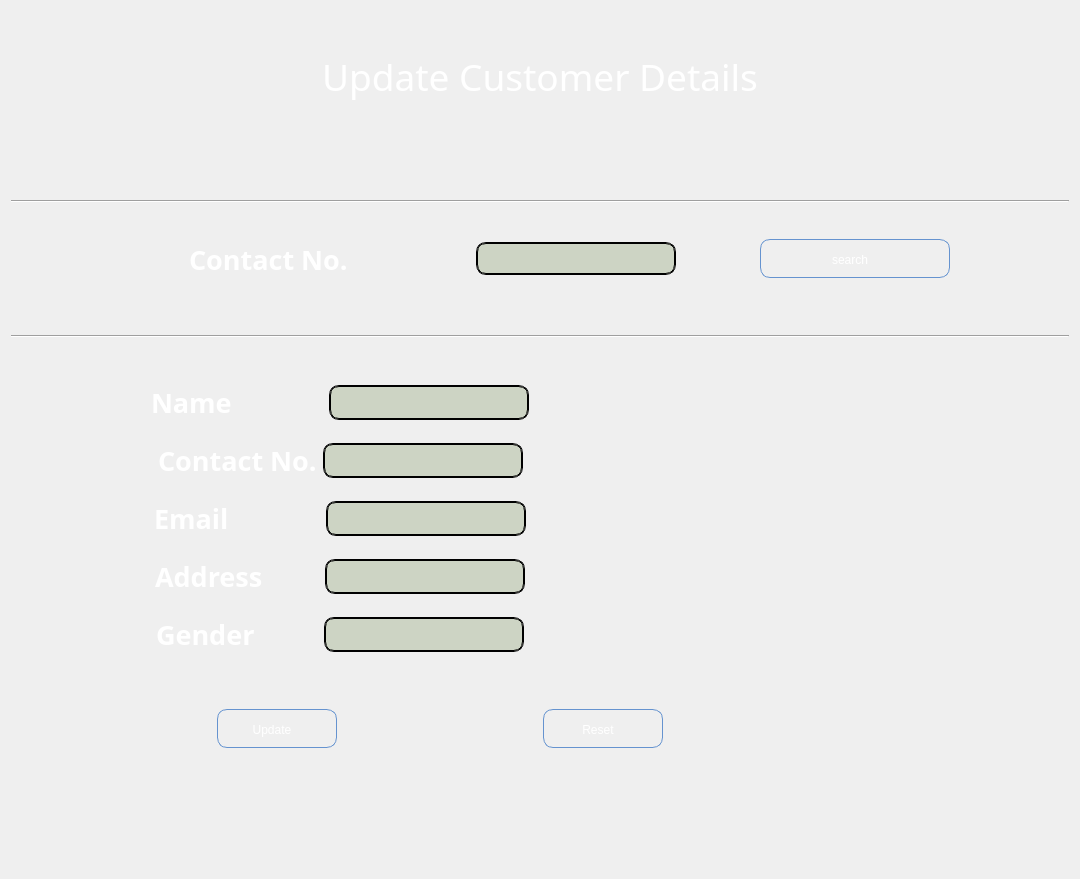
            <widget class="QWidget" name="update_Customer_Page">
             <layout class="QVBoxLayout" name="verticalLayout_13">
              <item>
               <spacer name="verticalSpacer_8">
                <property name="orientation">
                 <enum>Qt::Vertical</enum>
                </property>
                <property name="sizeHint" stdset="0">
                 <size>
                  <width>20</width>
                  <height>40</height>
                 </size>
                </property>
               </spacer>
              </item>
              <item>
               <widget class="QLabel" name="label_24">
                <property name="font">
                 <font>
                  <family>Snap ITC</family>
                  <pointsize>28</pointsize>
                 </font>
                </property>
                <property name="styleSheet">
                 <string notr="true">background:transparent;
color: rgb(255, 255, 255);</string>
                </property>
                <property name="text">
                 <string>Update Customer Details</string>
                </property>
                <property name="alignment">
                 <set>Qt::AlignCenter</set>
                </property>
               </widget>
              </item>
              <item>
               <spacer name="verticalSpacer_23">
                <property name="orientation">
                 <enum>Qt::Vertical</enum>
                </property>
                <property name="sizeHint" stdset="0">
                 <size>
                  <width>20</width>
                  <height>92</height>
                 </size>
                </property>
               </spacer>
              </item>
              <item>
               <widget class="Line" name="line_2">
                <property name="orientation">
                 <enum>Qt::Horizontal</enum>
                </property>
               </widget>
              </item>
              <item>
               <layout class="QHBoxLayout" name="horizontalLayout_30">
                <property name="leftMargin">
                 <number>100</number>
                </property>
                <property name="topMargin">
                 <number>30</number>
                </property>
                <property name="bottomMargin">
                 <number>50</number>
                </property>
                <item>
                 <widget class="QLabel" name="label_25">
                  <property name="minimumSize">
                   <size>
                    <width>0</width>
                    <height>40</height>
                   </size>
                  </property>
                  <property name="maximumSize">
                   <size>
                    <width>203</width>
                    <height>16777215</height>
                   </size>
                  </property>
                  <property name="font">
                   <font>
                    <family>Perpetua Titling MT</family>
                    <pointsize>20</pointsize>
                    <weight>75</weight>
                    <italic>false</italic>
                    <bold>true</bold>
                   </font>
                  </property>
                  <property name="styleSheet">
                   <string notr="true">background:transparent;
color: rgb(255, 255, 255);</string>
                  </property>
                  <property name="text">
                   <string>Contact No.</string>
                  </property>
                 </widget>
                </item>
                <item>
                 <widget class="QLineEdit" name="lineEdit_21">
                  <property name="maximumSize">
                   <size>
                    <width>200</width>
                    <height>33</height>
                   </size>
                  </property>
                  <property name="styleSheet">
                   <string notr="true">QLineEdit{
font: 75 14pt &quot;MS Shell Dlg 2&quot;;
background: rgba(90, 120, 50, 59);
	color: rgb(255, 255, 255);
    selection-color: white;   
    border: 2px groove black;
    border-radius: 10px;
    padding: 2px 4px;
}</string>
                  </property>
                  <property name="text">
                   <string/>
                  </property>
                 </widget>
                </item>
                <item>
                 <widget class="QPushButton" name="pushButton_9">
                  <property name="maximumSize">
                   <size>
                    <width>190</width>
                    <height>16777215</height>
                   </size>
                  </property>
                  <property name="styleSheet">
                   <string notr="true">QPushButton:hover{
 background-image: url(:/newPrefix/img3.jpg);
       /* background:  qlineargradient(x1 : 0, y1 : 0, x2 : 0, y2 :   1, stop :   0.0 #ffd9aa,
                stop :   0.5 #ffbb6e, stop :   0.55 #feae42, stop :   1.0 #fedb74);*/
}

QPushButton {
        border: 1px solid #6593cf;
		border-width: 1px;
        border-radius: 10px;
        padding: 5px 15px 2px 5px;
        background:transparent;/* qlineargradient(x1 : 0, y1 : 0, x2 : 0, y2 :   1, stop :   0.0 #f5f9ff,
                stop :   0.5 #c7dfff, stop :   0.55 #afd2ff, stop :   1.0 #c0dbff);*/
       color: rgb(255, 255, 255);
		
	font: 75 14pt &quot;MS Shell Dlg 2&quot;;
        font: bold large &quot;Arial&quot;;
        height: 30px;
}




QPushButton:pressed {
        /*  background: qlineargradient(x1 : 0, y1 : 0, x2 : 0, y2 :   1, stop :   0.0 #c0dbff,
        stop :   0.5 #cfd26f, stop :   0.55 #c7df6f, stop :   1.0 #f5f9ff);*/
	    background-image: url(:/newPrefix/Img1.jpg);
        padding-top: 2px;
        padding-left: 3px;

}


QPushButton:on {
        background: qlineargradient(x1 : 0, y1 : 0, x2 : 0, y2 :   1, stop :   0.0 #5AA72D,
        stop :   0.5 #B3E296, stop :   0.55 #B3E296, stop :   1.0 #f5f9ff);
        padding-top: 2px;
        padding-left: 3px;
}

QPushButton:disabled {
        background: transparent #e5e9ee;
        padding-top: 2px;        
        padding-left: 3px;
        color: black;
}</string>
                  </property>
                  <property name="text">
                   <string>search</string>
                  </property>
                 </widget>
                </item>
                <item>
                 <spacer name="horizontalSpacer_41">
                  <property name="orientation">
                   <enum>Qt::Horizontal</enum>
                  </property>
                  <property name="sizeType">
                   <enum>QSizePolicy::Maximum</enum>
                  </property>
                  <property name="sizeHint" stdset="0">
                   <size>
                    <width>40</width>
                    <height>20</height>
                   </size>
                  </property>
                 </spacer>
                </item>
               </layout>
              </item>
              <item>
               <widget class="Line" name="line">
                <property name="styleSheet">
                 <string notr="true"/>
                </property>
                <property name="orientation">
                 <enum>Qt::Horizontal</enum>
                </property>
               </widget>
              </item>
              <item>
               <spacer name="verticalSpacer_25">
                <property name="orientation">
                 <enum>Qt::Vertical</enum>
                </property>
                <property name="sizeHint" stdset="0">
                 <size>
                  <width>20</width>
                  <height>40</height>
                 </size>
                </property>
               </spacer>
              </item>
              <item>
               <layout class="QHBoxLayout" name="horizontalLayout_25">
                <property name="leftMargin">
                 <number>100</number>
                </property>
                <property name="rightMargin">
                 <number>500</number>
                </property>
                <item>
                 <spacer name="horizontalSpacer_33">
                  <property name="orientation">
                   <enum>Qt::Horizontal</enum>
                  </property>
                  <property name="sizeHint" stdset="0">
                   <size>
                    <width>40</width>
                    <height>20</height>
                   </size>
                  </property>
                 </spacer>
                </item>
                <item>
                 <widget class="QLabel" name="label_20">
                  <property name="font">
                   <font>
                    <family>Perpetua Titling MT</family>
                    <pointsize>20</pointsize>
                    <weight>75</weight>
                    <bold>true</bold>
                   </font>
                  </property>
                  <property name="styleSheet">
                   <string notr="true">background:transparent;
color: rgb(255, 255, 255);</string>
                  </property>
                  <property name="text">
                   <string>Name             </string>
                  </property>
                 </widget>
                </item>
                <item>
                 <widget class="QLineEdit" name="lineEdit_17">
                  <property name="sizePolicy">
                   <sizepolicy hsizetype="Expanding" vsizetype="Fixed">
                    <horstretch>0</horstretch>
                    <verstretch>0</verstretch>
                   </sizepolicy>
                  </property>
                  <property name="minimumSize">
                   <size>
                    <width>200</width>
                    <height>0</height>
                   </size>
                  </property>
                  <property name="maximumSize">
                   <size>
                    <width>190</width>
                    <height>35</height>
                   </size>
                  </property>
                  <property name="styleSheet">
                   <string notr="true">QLineEdit{
font: 75 14pt &quot;MS Shell Dlg 2&quot;;
background: rgba(90, 120, 50, 59);
	color: rgb(255, 255, 255);
    selection-color: white;   
    border: 2px groove black;
    border-radius: 10px;
    padding: 2px 4px;
}</string>
                  </property>
                  <property name="text">
                   <string/>
                  </property>
                 </widget>
                </item>
                <item>
                 <spacer name="horizontalSpacer_34">
                  <property name="orientation">
                   <enum>Qt::Horizontal</enum>
                  </property>
                  <property name="sizeHint" stdset="0">
                   <size>
                    <width>40</width>
                    <height>20</height>
                   </size>
                  </property>
                 </spacer>
                </item>
               </layout>
              </item>
              <item>
               <spacer name="verticalSpacer_20">
                <property name="orientation">
                 <enum>Qt::Vertical</enum>
                </property>
                <property name="sizeType">
                 <enum>QSizePolicy::Preferred</enum>
                </property>
                <property name="sizeHint" stdset="0">
                 <size>
                  <width>20</width>
                  <height>15</height>
                 </size>
                </property>
               </spacer>
              </item>
              <item>
               <layout class="QHBoxLayout" name="horizontalLayout_29">
                <property name="leftMargin">
                 <number>100</number>
                </property>
                <property name="rightMargin">
                 <number>500</number>
                </property>
                <item>
                 <spacer name="horizontalSpacer_39">
                  <property name="orientation">
                   <enum>Qt::Horizontal</enum>
                  </property>
                  <property name="sizeHint" stdset="0">
                   <size>
                    <width>40</width>
                    <height>20</height>
                   </size>
                  </property>
                 </spacer>
                </item>
                <item>
                 <widget class="QLabel" name="label_23">
                  <property name="font">
                   <font>
                    <family>Perpetua Titling MT</family>
                    <pointsize>20</pointsize>
                    <weight>75</weight>
                    <bold>true</bold>
                   </font>
                  </property>
                  <property name="styleSheet">
                   <string notr="true">background:transparent;
color: rgb(255, 255, 255);</string>
                  </property>
                  <property name="text">
                   <string>Contact No.</string>
                  </property>
                 </widget>
                </item>
                <item>
                 <widget class="QLineEdit" name="lineEdit_20">
                  <property name="minimumSize">
                   <size>
                    <width>200</width>
                    <height>0</height>
                   </size>
                  </property>
                  <property name="maximumSize">
                   <size>
                    <width>190</width>
                    <height>35</height>
                   </size>
                  </property>
                  <property name="styleSheet">
                   <string notr="true">QLineEdit{
font: 75 14pt &quot;MS Shell Dlg 2&quot;;
background: rgba(90, 120, 50, 59);
color: rgb(255, 255, 255);
    selection-color: white;   
    border: 2px groove black;
    border-radius: 10px;
    padding: 2px 4px;
}</string>
                  </property>
                 </widget>
                </item>
                <item>
                 <spacer name="horizontalSpacer_40">
                  <property name="orientation">
                   <enum>Qt::Horizontal</enum>
                  </property>
                  <property name="sizeHint" stdset="0">
                   <size>
                    <width>40</width>
                    <height>20</height>
                   </size>
                  </property>
                 </spacer>
                </item>
               </layout>
              </item>
              <item>
               <spacer name="verticalSpacer_21">
                <property name="orientation">
                 <enum>Qt::Vertical</enum>
                </property>
                <property name="sizeType">
                 <enum>QSizePolicy::Preferred</enum>
                </property>
                <property name="sizeHint" stdset="0">
                 <size>
                  <width>20</width>
                  <height>15</height>
                 </size>
                </property>
               </spacer>
              </item>
              <item>
               <layout class="QHBoxLayout" name="horizontalLayout_28">
                <property name="leftMargin">
                 <number>100</number>
                </property>
                <property name="rightMargin">
                 <number>500</number>
                </property>
                <item>
                 <spacer name="horizontalSpacer_37">
                  <property name="orientation">
                   <enum>Qt::Horizontal</enum>
                  </property>
                  <property name="sizeHint" stdset="0">
                   <size>
                    <width>40</width>
                    <height>20</height>
                   </size>
                  </property>
                 </spacer>
                </item>
                <item>
                 <widget class="QLabel" name="label_22">
                  <property name="font">
                   <font>
                    <family>Perpetua Titling MT</family>
                    <pointsize>20</pointsize>
                    <weight>75</weight>
                    <bold>true</bold>
                   </font>
                  </property>
                  <property name="styleSheet">
                   <string notr="true">background:transparent;
color: rgb(255, 255, 255);</string>
                  </property>
                  <property name="text">
                   <string>Email             </string>
                  </property>
                 </widget>
                </item>
                <item>
                 <widget class="QLineEdit" name="lineEdit_19">
                  <property name="minimumSize">
                   <size>
                    <width>200</width>
                    <height>0</height>
                   </size>
                  </property>
                  <property name="maximumSize">
                   <size>
                    <width>190</width>
                    <height>35</height>
                   </size>
                  </property>
                  <property name="styleSheet">
                   <string notr="true">QLineEdit{
font: 75 14pt &quot;MS Shell Dlg 2&quot;;
background: rgba(90, 120, 50, 59);
color: rgb(255, 255, 255);
    selection-color: white;   
    border: 2px groove black;
    border-radius: 10px;
    padding: 2px 4px;
}</string>
                  </property>
                 </widget>
                </item>
                <item>
                 <spacer name="horizontalSpacer_38">
                  <property name="orientation">
                   <enum>Qt::Horizontal</enum>
                  </property>
                  <property name="sizeHint" stdset="0">
                   <size>
                    <width>40</width>
                    <height>20</height>
                   </size>
                  </property>
                 </spacer>
                </item>
               </layout>
              </item>
              <item>
               <spacer name="verticalSpacer_22">
                <property name="orientation">
                 <enum>Qt::Vertical</enum>
                </property>
                <property name="sizeType">
                 <enum>QSizePolicy::Preferred</enum>
                </property>
                <property name="sizeHint" stdset="0">
                 <size>
                  <width>20</width>
                  <height>15</height>
                 </size>
                </property>
               </spacer>
              </item>
              <item>
               <layout class="QHBoxLayout" name="horizontalLayout_24">
                <property name="leftMargin">
                 <number>100</number>
                </property>
                <property name="rightMargin">
                 <number>500</number>
                </property>
                <item>
                 <spacer name="horizontalSpacer_31">
                  <property name="orientation">
                   <enum>Qt::Horizontal</enum>
                  </property>
                  <property name="sizeHint" stdset="0">
                   <size>
                    <width>40</width>
                    <height>20</height>
                   </size>
                  </property>
                 </spacer>
                </item>
                <item>
                 <widget class="QLabel" name="label_19">
                  <property name="font">
                   <font>
                    <family>Perpetua Titling MT</family>
                    <pointsize>20</pointsize>
                    <weight>75</weight>
                    <bold>true</bold>
                   </font>
                  </property>
                  <property name="styleSheet">
                   <string notr="true">background:transparent;
color: rgb(255, 255, 255);</string>
                  </property>
                  <property name="text">
                   <string>Address        </string>
                  </property>
                 </widget>
                </item>
                <item>
                 <widget class="QLineEdit" name="lineEdit_16">
                  <property name="minimumSize">
                   <size>
                    <width>200</width>
                    <height>0</height>
                   </size>
                  </property>
                  <property name="maximumSize">
                   <size>
                    <width>190</width>
                    <height>35</height>
                   </size>
                  </property>
                  <property name="styleSheet">
                   <string notr="true">QLineEdit{
font: 75 14pt &quot;MS Shell Dlg 2&quot;;
background: rgba(90, 120, 50, 59);
color: rgb(255, 255, 255);
    selection-color: white;   
    border: 2px groove black;
    border-radius: 10px;
    padding: 2px 4px;
}</string>
                  </property>
                 </widget>
                </item>
                <item>
                 <spacer name="horizontalSpacer_32">
                  <property name="orientation">
                   <enum>Qt::Horizontal</enum>
                  </property>
                  <property name="sizeHint" stdset="0">
                   <size>
                    <width>40</width>
                    <height>20</height>
                   </size>
                  </property>
                 </spacer>
                </item>
               </layout>
              </item>
              <item>
               <spacer name="verticalSpacer_24">
                <property name="orientation">
                 <enum>Qt::Vertical</enum>
                </property>
                <property name="sizeType">
                 <enum>QSizePolicy::Preferred</enum>
                </property>
                <property name="sizeHint" stdset="0">
                 <size>
                  <width>20</width>
                  <height>15</height>
                 </size>
                </property>
               </spacer>
              </item>
              <item>
               <layout class="QHBoxLayout" name="horizontalLayout_27">
                <property name="leftMargin">
                 <number>100</number>
                </property>
                <property name="rightMargin">
                 <number>500</number>
                </property>
                <item>
                 <spacer name="horizontalSpacer_35">
                  <property name="orientation">
                   <enum>Qt::Horizontal</enum>
                  </property>
                  <property name="sizeHint" stdset="0">
                   <size>
                    <width>40</width>
                    <height>20</height>
                   </size>
                  </property>
                 </spacer>
                </item>
                <item>
                 <widget class="QLabel" name="label_21">
                  <property name="font">
                   <font>
                    <family>Perpetua Titling MT</family>
                    <pointsize>20</pointsize>
                    <weight>75</weight>
                    <bold>true</bold>
                   </font>
                  </property>
                  <property name="styleSheet">
                   <string notr="true">background:transparent;
color: rgb(255, 255, 255);</string>
                  </property>
                  <property name="text">
                   <string>Gender         </string>
                  </property>
                 </widget>
                </item>
                <item>
                 <widget class="QLineEdit" name="lineEdit_18">
                  <property name="minimumSize">
                   <size>
                    <width>200</width>
                    <height>0</height>
                   </size>
                  </property>
                  <property name="maximumSize">
                   <size>
                    <width>190</width>
                    <height>35</height>
                   </size>
                  </property>
                  <property name="styleSheet">
                   <string notr="true">QLineEdit{
font: 75 14pt &quot;MS Shell Dlg 2&quot;;
background: rgba(90, 120, 50, 59);
color: rgb(255, 255, 255);
    selection-color: white;   
    border: 2px groove black;
    border-radius: 10px;
    padding: 2px 4px;
}</string>
                  </property>
                 </widget>
                </item>
                <item>
                 <spacer name="horizontalSpacer_36">
                  <property name="orientation">
                   <enum>Qt::Horizontal</enum>
                  </property>
                  <property name="sizeHint" stdset="0">
                   <size>
                    <width>40</width>
                    <height>20</height>
                   </size>
                  </property>
                 </spacer>
                </item>
               </layout>
              </item>
              <item>
               <layout class="QHBoxLayout" name="horizontalLayout_26">
                <property name="spacing">
                 <number>0</number>
                </property>
                <property name="topMargin">
                 <number>50</number>
                </property>
                <property name="rightMargin">
                 <number>200</number>
                </property>
                <item>
                 <widget class="QPushButton" name="pushButton_7">
                  <property name="minimumSize">
                   <size>
                    <width>30</width>
                    <height>30</height>
                   </size>
                  </property>
                  <property name="maximumSize">
                   <size>
                    <width>120</width>
                    <height>100</height>
                   </size>
                  </property>
                  <property name="styleSheet">
                   <string notr="true">QPushButton:hover{
 background-image: url(:/newPrefix/img3.jpg);
       /* background:  qlineargradient(x1 : 0, y1 : 0, x2 : 0, y2 :   1, stop :   0.0 #ffd9aa,
                stop :   0.5 #ffbb6e, stop :   0.55 #feae42, stop :   1.0 #fedb74);*/
}

QPushButton {
        border: 1px solid #6593cf;
		border-width: 1px;
        border-radius: 10px;
        padding: 5px 15px 2px 5px;
        background:transparent;/* qlineargradient(x1 : 0, y1 : 0, x2 : 0, y2 :   1, stop :   0.0 #f5f9ff,
                stop :   0.5 #c7dfff, stop :   0.55 #afd2ff, stop :   1.0 #c0dbff);*/
       color: rgb(255, 255, 255);
		
	font: 75 14pt &quot;MS Shell Dlg 2&quot;;
        font: bold large &quot;Arial&quot;;
        height: 30px;
}




QPushButton:pressed {
        /*  background: qlineargradient(x1 : 0, y1 : 0, x2 : 0, y2 :   1, stop :   0.0 #c0dbff,
        stop :   0.5 #cfd26f, stop :   0.55 #c7df6f, stop :   1.0 #f5f9ff);*/
	    background-image: url(:/newPrefix/Img1.jpg);
        padding-top: 2px;
        padding-left: 3px;

}


QPushButton:on {
        background: qlineargradient(x1 : 0, y1 : 0, x2 : 0, y2 :   1, stop :   0.0 #5AA72D,
        stop :   0.5 #B3E296, stop :   0.55 #B3E296, stop :   1.0 #f5f9ff);
        padding-top: 2px;
        padding-left: 3px;
}

QPushButton:disabled {
        background: transparent #e5e9ee;
        padding-top: 2px;        
        padding-left: 3px;
        color: black;
}</string>
                  </property>
                  <property name="text">
                   <string>Update</string>
                  </property>
                 </widget>
                </item>
                <item>
                 <widget class="QPushButton" name="pushButton_8">
                  <property name="minimumSize">
                   <size>
                    <width>30</width>
                    <height>30</height>
                   </size>
                  </property>
                  <property name="maximumSize">
                   <size>
                    <width>120</width>
                    <height>100</height>
                   </size>
                  </property>
                  <property name="styleSheet">
                   <string notr="true">QPushButton:hover{
 background-image: url(:/newPrefix/img3.jpg);
       /* background:  qlineargradient(x1 : 0, y1 : 0, x2 : 0, y2 :   1, stop :   0.0 #ffd9aa,
                stop :   0.5 #ffbb6e, stop :   0.55 #feae42, stop :   1.0 #fedb74);*/
}

QPushButton {
        border: 1px solid #6593cf;
		border-width: 1px;
        border-radius: 10px;
        padding: 5px 15px 2px 5px;
        background:transparent;/* qlineargradient(x1 : 0, y1 : 0, x2 : 0, y2 :   1, stop :   0.0 #f5f9ff,
                stop :   0.5 #c7dfff, stop :   0.55 #afd2ff, stop :   1.0 #c0dbff);*/
       color: rgb(255, 255, 255);
		
	font: 75 14pt &quot;MS Shell Dlg 2&quot;;
        font: bold large &quot;Arial&quot;;
        height: 30px;
}




QPushButton:pressed {
        /*  background: qlineargradient(x1 : 0, y1 : 0, x2 : 0, y2 :   1, stop :   0.0 #c0dbff,
        stop :   0.5 #cfd26f, stop :   0.55 #c7df6f, stop :   1.0 #f5f9ff);*/
	    background-image: url(:/newPrefix/Img1.jpg);
        padding-top: 2px;
        padding-left: 3px;

}


QPushButton:on {
        background: qlineargradient(x1 : 0, y1 : 0, x2 : 0, y2 :   1, stop :   0.0 #5AA72D,
        stop :   0.5 #B3E296, stop :   0.55 #B3E296, stop :   1.0 #f5f9ff);
        padding-top: 2px;
        padding-left: 3px;
}

QPushButton:disabled {
        background: transparent #e5e9ee;
        padding-top: 2px;        
        padding-left: 3px;
        color: black;
}</string>
                  </property>
                  <property name="text">
                   <string>Reset</string>
                  </property>
                 </widget>
                </item>
               </layout>
              </item>
              <item>
               <spacer name="verticalSpacer_19">
                <property name="orientation">
                 <enum>Qt::Vertical</enum>
                </property>
                <property name="sizeType">
                 <enum>QSizePolicy::Preferred</enum>
                </property>
                <property name="sizeHint" stdset="0">
                 <size>
                  <width>20</width>
                  <height>120</height>
                 </size>
                </property>
               </spacer>
              </item>
             </layout>
            </widget>
